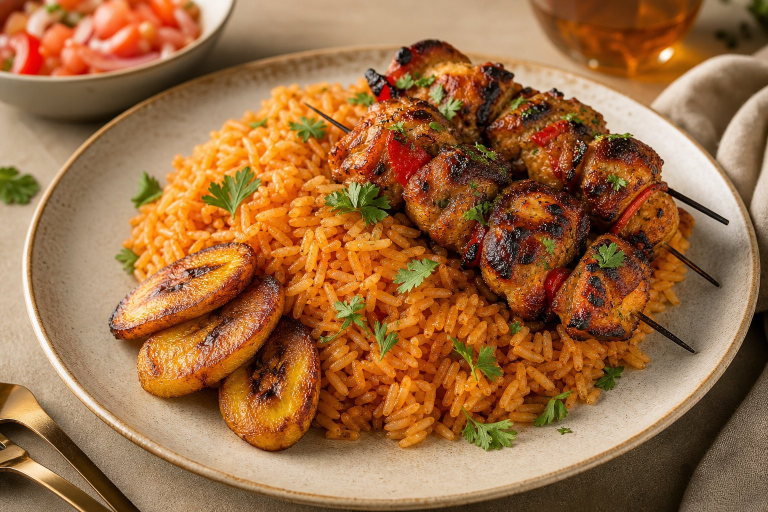
#> input picture realisations/yansfood/assets/images/food_jollof.jpg, 1536 x 1024 px (shown at 1/2 size); its folder holds only this picture in this run
$ python -i engine.py   (imports and definitions only)
#> lines starting #> are read from the running program, lines starting #| are printed output that depends on the picture; after the words box and inside, x2 and y2 are one past the last pixel; in counts of white or black regions, pixels touching at a corner belong together
"""
engine.py -- core motion-graphics engine.
Vectorised numpy/cv2 compositor + PIL vector rasteriser + variable-font type engine.
"""
import math, os, numpy as np, cv2
from PIL import Image, ImageDraw, ImageFont

# ----------------------------------------------------------------- constants
W, H = 1920, 1080
FPS = 60
DUR = 15.0
NF = int(round(DUR * FPS))            # 900
CX, CY = W / 2.0, H / 2.0
FONT_DIR = os.path.abspath(os.path.join(os.path.dirname(__file__), "..", "assets", "fonts"))

FONTS = {
    "archivo":  ("Archivo[wdth_wght].ttf", ("Weight", "Width")),
    "anton":    ("Anton-Regular.ttf", None),
    "ablack":   ("ArchivoBlack-Regular.ttf", None),
    "bebas":    ("BebasNeue-Regular.ttf", None),
    "syne":     ("Syne[wght].ttf", ("Weight",)),
    "grotesk":  ("SpaceGrotesk[wght].ttf", ("Weight",)),
    "mono":     ("IBMPlexMono-Bold.ttf", None),
    "monosb":   ("IBMPlexMono-SemiBold.ttf", None),
    "dmmono":   ("DMMono-Regular.ttf", None),
    "plexcond": ("IBMPlexSansCondensed-Bold.ttf", None),
}
AX_RANGE = {"archivo": ((100, 900), (62, 125)), "syne": ((400, 800),), "grotesk": ((300, 700),)}

CREAM  = np.array([0.965, 0.953, 0.918], np.float32)
WHITE  = np.array([1.0, 1.0, 1.0], np.float32)
LIME   = np.array([0.70, 1.00, 0.16], np.float32)
MAG    = np.array([1.00, 0.16, 0.47], np.float32)
CYAN   = np.array([0.18, 0.90, 1.00], np.float32)
ORANGE = np.array([1.00, 0.45, 0.13], np.float32)
VIOLET = np.array([0.55, 0.35, 1.00], np.float32)
INK    = np.array([0.020, 0.021, 0.031], np.float32)
INK2   = np.array([0.055, 0.058, 0.078], np.float32)
STEEL  = np.array([0.42, 0.45, 0.52], np.float32)

# ------------------------------------------------------------------- maths
# [4 lines left out: function clamp, not called in this run]

def npclamp(a, lo=0.0, hi=1.0):
    return np.clip(a, lo, hi)

def lerp(a, b, t):
    return a + (b - a) * t

# [5 lines left out: function seg, not called in this run]

def mix(a, b, t):
    """scalar or array lerp"""
    return a + (b - a) * t

def smooth(t):
    return t * t * (3 - 2 * t)

def smoother(t):
    return t * t * t * (t * (t * 6 - 15) + 10)

# -- easings
def e_linear(t): return clamp(t)
def e_in_quad(t): t = clamp(t); return t * t
def e_out_quad(t): t = clamp(t); return 1 - (1 - t) ** 2
def e_in_cubic(t): t = clamp(t); return t ** 3
def e_out_cubic(t): t = clamp(t); return 1 - (1 - t) ** 3
def e_inout_cubic(t):
    t = clamp(t)
    return 4 * t ** 3 if t < 0.5 else 1 - ((-2 * t + 2) ** 3) / 2
def e_out_quart(t): t = clamp(t); return 1 - (1 - t) ** 4
def e_inout_quart(t):
    t = clamp(t)
    return 8 * t ** 4 if t < 0.5 else 1 - ((-2 * t + 2) ** 4) / 2
def e_out_quint(t): t = clamp(t); return 1 - (1 - t) ** 5
def e_out_expo(t):
    t = clamp(t)
    return 1.0 if t >= 1 else 1 - 2 ** (-9 * t)
def e_in_expo(t):
    t = clamp(t)
    return 0.0 if t <= 0 else 2 ** (9 * t - 9)
# [5 lines left out: function e_inout_expo, not called in this run]
def e_out_back(t, s=2.2):
    t = clamp(t); t = t - 1
    return 1 + t * t * ((s + 1) * t + s)
def e_in_back(t, s=2.2):
    t = clamp(t)
    return t * t * ((s + 1) * t - s)
# [13 lines left out: functions e_out_elastic, spring, whip, not called in this run]

_bcache = {}
# [16 lines left out: function cubic_bezier, not called in this run]

def hold(v, t0, t1):
    return 1.0 if t0 <= t <= t1 else 0.0

# [5 lines left out: function pulse, not called in this run]

def beat_phase(t, bpm=120.0, t0=1.0):
    b = (t - t0) * bpm / 60.0
    return b, b - math.floor(b)

def rng(seed):
    r = np.random.default_rng(seed)
    return r

# --------------------------------------------------------------- buffers
def new_rgb(w=W, h=H): return np.zeros((h, w, 3), np.float32)
def new_a(w=W, h=H): return np.zeros((h, w), np.float32)
def solid(color, w=W, h=H): return np.broadcast_to(np.asarray(color, np.float32), (h, w, 3)).copy()

# [69 lines left out: functions paste_mask, blit, transform_mask, warp_center, not called in this run]

def resize_mask(mask, w, h, interp=cv2.INTER_AREA):
    return cv2.resize(mask.astype(np.float32), (int(w), int(h)), interpolation=interp)

# [4 lines left out: function dilate, not called in this run]

def stroke_of(mask, r):
    return np.clip(dilate(mask, r) - mask, 0, 1)

def blur_mask(mask, sigma):
    if sigma <= 0.05: return mask.astype(np.float32)
    return cv2.GaussianBlur(mask.astype(np.float32), (0, 0), sigma)

# --------------------------------------------------------- vector (PIL SS)
class Vec:
    """supersampled PIL vector layer -> float32 mask at canvas res"""
    # [4 lines left out: function __init__, not called in this run]

    def line(self, p0, p1, width=2.0, fill=255):
        s = self.ss
        self.d.line([p0[0] * s, p0[1] * s, p1[0] * s, p1[1] * s], fill=int(fill), width=max(1, int(round(width * s))))

    # [82 lines left out: functions poly, circle, rect, text, result, cubic_pt and 5 more, not called in this run]

# ------------------------------------------------------------ type engine
class Typer:
    def __init__(self, budget=520):
#> further down, picture is the input picture: shape (1024, 1536, 3); mean B, G, R 66.6, 108.7, 156.4
        self.cache = {}
        self.order = []
        self.budget = budget
        self.fcache = {}
        self.str_cache = {}

    def _path(self, key):
        return os.path.join(FONT_DIR, FONTS[key][0])

    # [136 lines left out: functions font, glyph, layout, string_mask, draw_glyphs, draw_string, not called in this run]

TY = Typer()

# tracking-aware layout helper: reposition pen per glyph
# [11 lines left out: function layout_tracked, not called in this run]

# --------------------------------------------------------------- fx
def _down(a, f):
    return cv2.resize(a, None, fx=f, fy=f, interpolation=cv2.INTER_AREA)

def _up(a, w, h):
    return cv2.resize(a, (w, h), interpolation=cv2.INTER_LINEAR)

def bloom(rgb, threshold=0.62, intensity=0.85, radius=0.5, soft=0.35):
#> called with threshold = 0.62, intensity = 0.85, radius = 0.5, soft = 0.35
    lum = rgb.max(axis=2)
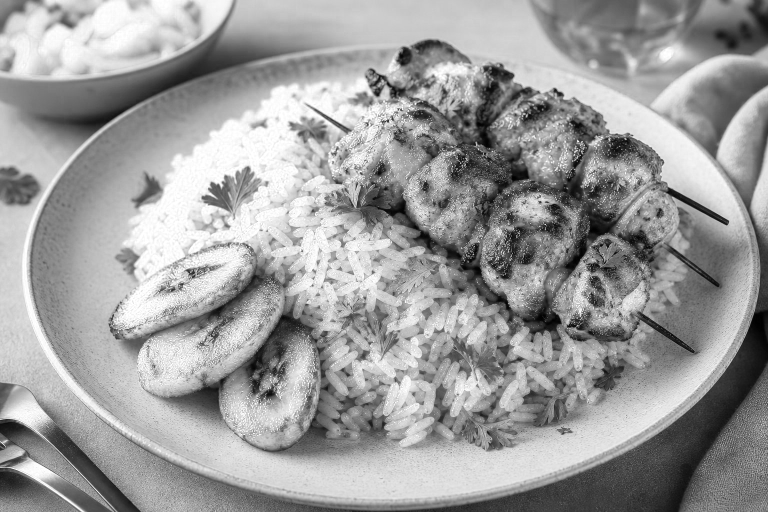
#> lum: shape (1024, 1536) (shown at 1/2 size); min 0, max 255, mean 156.6
    k = np.clip((lum - threshold) / max(soft, 1e-3), 0, 1)
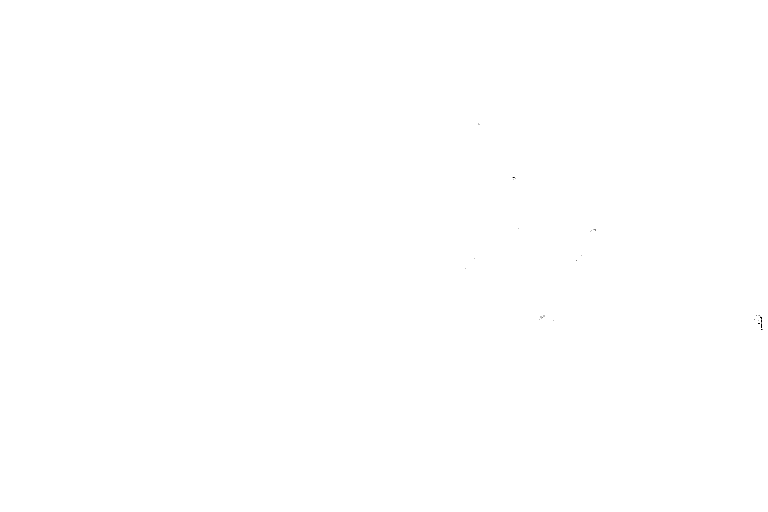
#> k: shape (1024, 1536) float64 (shown at 1/2 size); values 0 (black) and 1 (white), 100% white; black in thin lines or dots, all inside (x1, y1, x2, y2) = (930, 247, 1526, 660)
    bright = rgb * (k[..., None] ** 1.4)
    small = _down(bright, 0.25)
#> in _down, `return cv2.resize(a, None, fx=f, fy=f, interpolation=cv2.INTER_AREA)`:
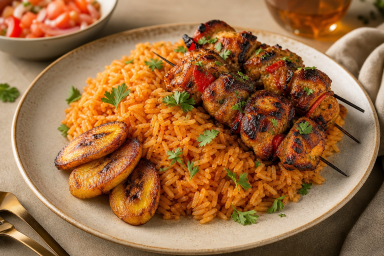
#> returned value: shape (256, 384, 3) float64; mean of channels 0, 1, 2 66.6, 108.7, 156.4; drawn as B, G, R
    sig = max(1.0, radius * 12.0)
    small = cv2.GaussianBlur(small, (0, 0), sig)
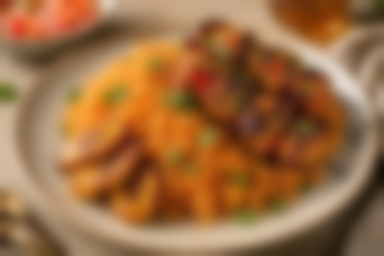
#> small: shape (256, 384, 3) float64; mean B, G, R 66.6, 108.8, 156.4
    small = cv2.GaussianBlur(small, (0, 0), sig * 0.5)
    big = _up(small, W, H)
#> in _up, `return cv2.resize(a, (w, h), interpolation=cv2.INTER_LINEAR)`:
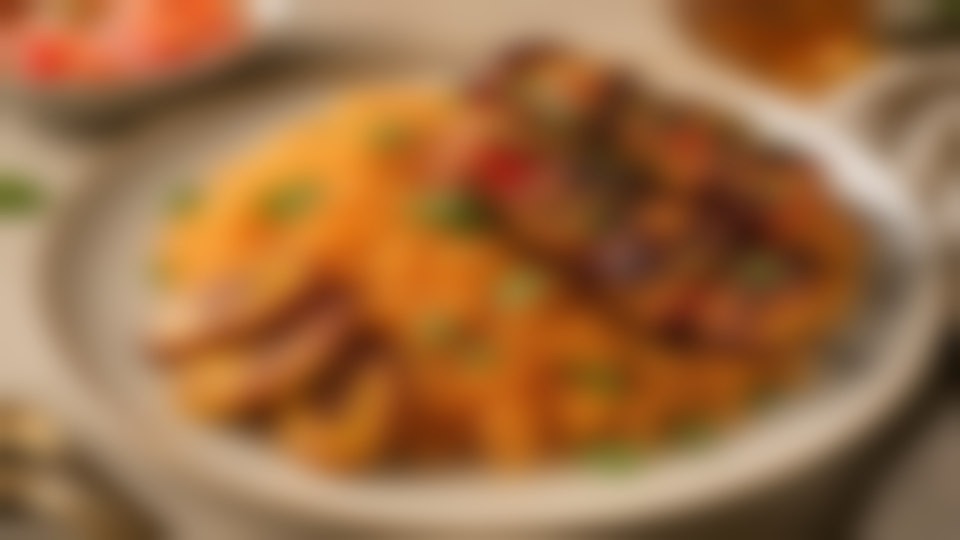
#> returned value: shape (1080, 1920, 3) float64 (shown at 1/2 size); mean of channels 0, 1, 2 66.6, 108.8, 156.4; drawn as B, G, R
#> (the run stopped early here; a loop or call above may not have finished)

$ run again, on realisations/yansfood/assets/images/food_poulet_dg.jpg
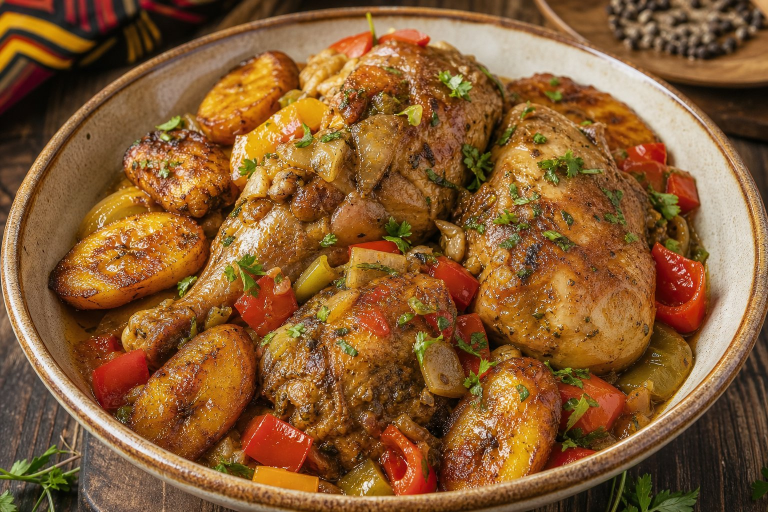
#> input picture realisations/yansfood/assets/images/food_poulet_dg.jpg, 1536 x 1024 px (shown at 1/2 size)
#> picture is the input picture: shape (1024, 1536, 3); mean B, G, R 49.4, 91.9, 135.4
#> k: shape (1024, 1536) float64; every value is 1
#> in bloom, `small = cv2.GaussianBlur(small, (0, 0), sig)`:
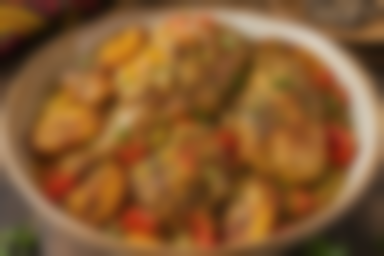
#> small: shape (256, 384, 3) float64; mean B, G, R 49.4, 91.9, 135.5
#> in _up, `return cv2.resize(a, (w, h), interpolation=cv2.INTER_LINEAR)`:
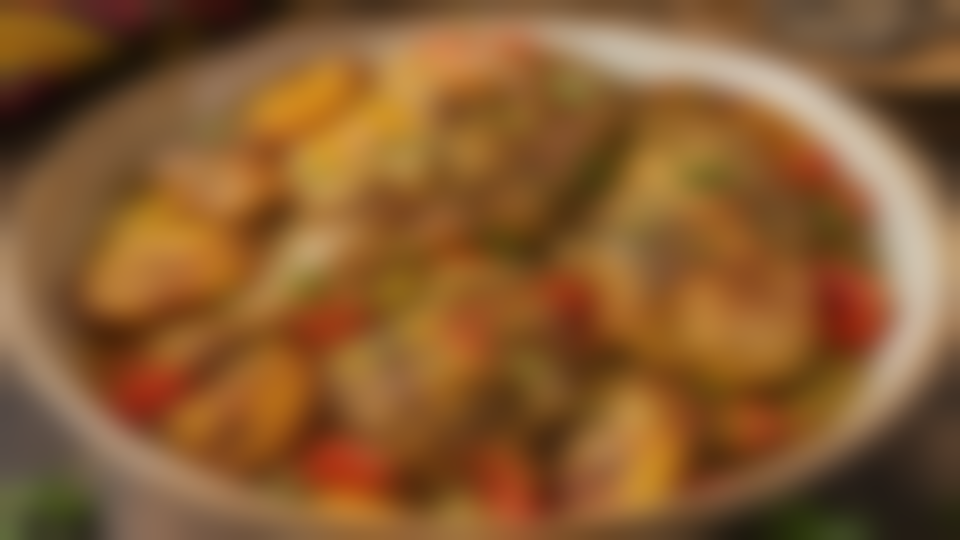
#> returned value: shape (1080, 1920, 3) float64 (shown at 1/2 size); mean of channels 0, 1, 2 49.5, 92, 135.5; drawn as B, G, R

$ run again, on realisations/yansfood/assets/images/wall_plant_shadows.jpg
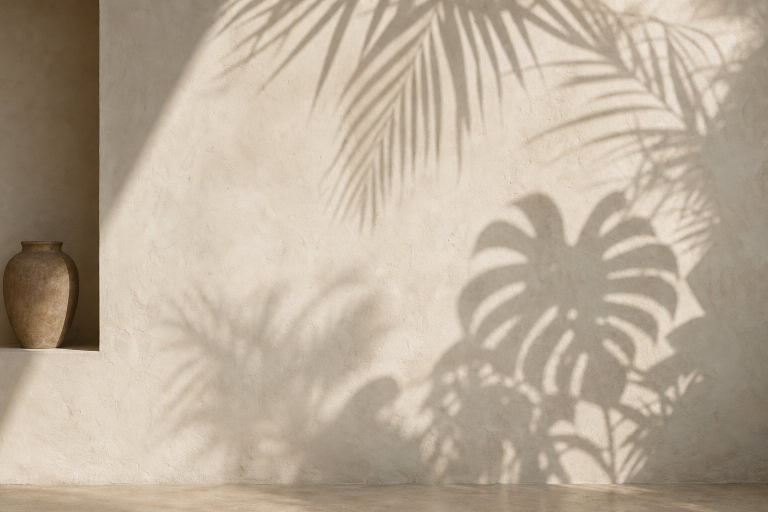
#> input picture realisations/yansfood/assets/images/wall_plant_shadows.jpg, 1536 x 1024 px (shown at 1/2 size)
#> picture is the input picture: shape (1024, 1536, 3); mean B, G, R 153.2, 171.4, 185.7
#> in bloom, `lum = rgb.max(axis=2)`:
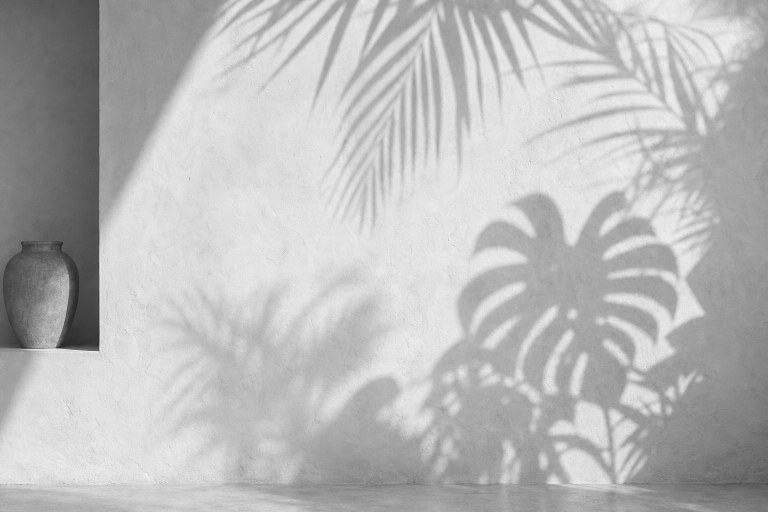
#> lum: shape (1024, 1536) (shown at 1/2 size); min 18, max 251, mean 185.7
#> k: shape (1024, 1536) float64; every value is 1
#> in _up, `return cv2.resize(a, (w, h), interpolation=cv2.INTER_LINEAR)`:
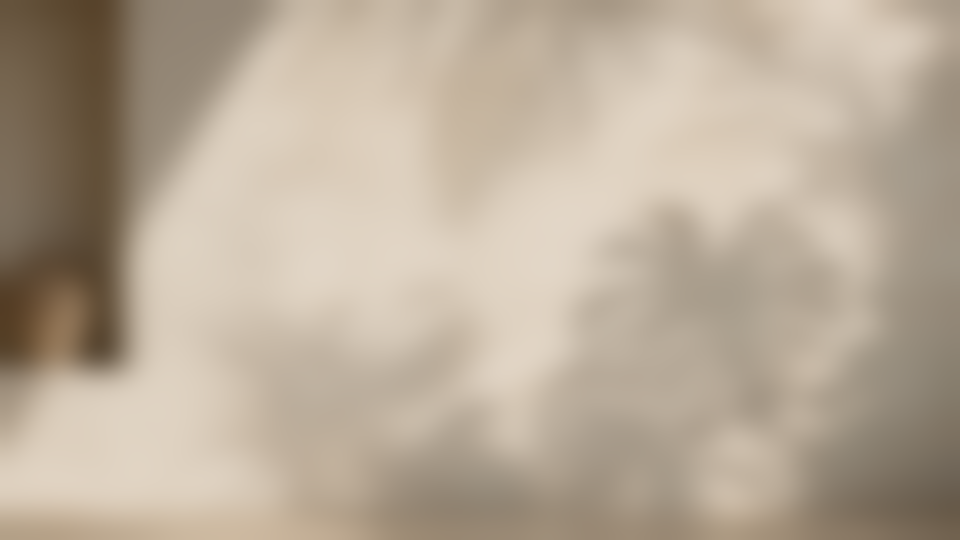
#> returned value: shape (1080, 1920, 3) float64 (shown at 1/2 size); mean of channels 0, 1, 2 153.2, 171.4, 185.7; drawn as B, G, R
